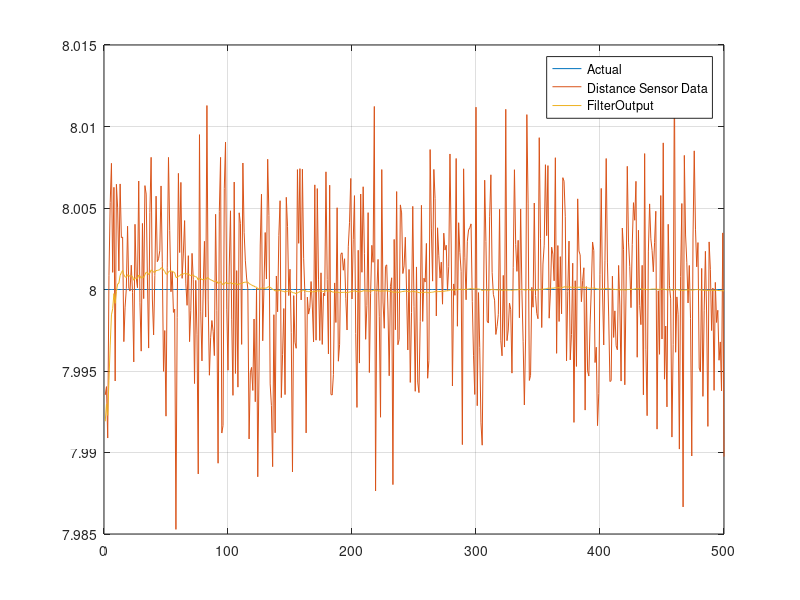

Write MATLAB code to recreate this figure.
%standard deviation of measurements
R_x = 0.0045;
R_v = 0.0011;

%generate random process data with given noise

%           x v 500x2
x = repmat([8 0],500,1);


%generate random measuremet data with given noise

%   x v 500x2
z = [x(:,1) + randn(500,1)*R_x x(:,2) + randn(500,1)*R_v];

baseline_x_rmse = sqrt(sum((x(:,1) - z(:,1)).^2)/500);
baseline_xv_rmse = sqrt(sum((x(:,2) - z(:,2)).^2)/500);

% Sensor noise
%   2x2
R = [R_x^2 0; 
     0 R_v^2];

% Proccess noise
Q = zeros(2);

% State transfer function
H = eye(2);

% x_hat = [longDist; longVelo] => 2x1
% x_hat_n1 = [1, dt; 0, 1] x_hat => 2x2*2x1

dt = .01;
F = [1 dt;
     0 1];

P = .1*eye(2);
x_hat = [0; 0];

I = eye(2);

% filter values for evaluation
x_f = zeros(500,1);
xv_f = zeros(500, 1);

for t = 1:500
    % Prediction
    x_hat = F*x_hat;

    P = F*P*F' + Q;

    % Update
    % Kalman Variable
    K = P*H' / (H*P*H' + R);
    x_hat = x_hat + K*(z(t,:)' - H*x_hat);

    % estimate covariance
    P = (I - K*H)*P*(I-K*H)' + K*R*K';

    x_f(t) = x_hat(1);
    xv_f(t) = x_hat(2);
end

plot(x(:,1), "DisplayName", "Actual"); hold on; grid on;
plot(z(:,1), "DisplayName","Distance Sensor Data");
plot(x_f, "DisplayName","FilterOutput")
legend; hold off;
